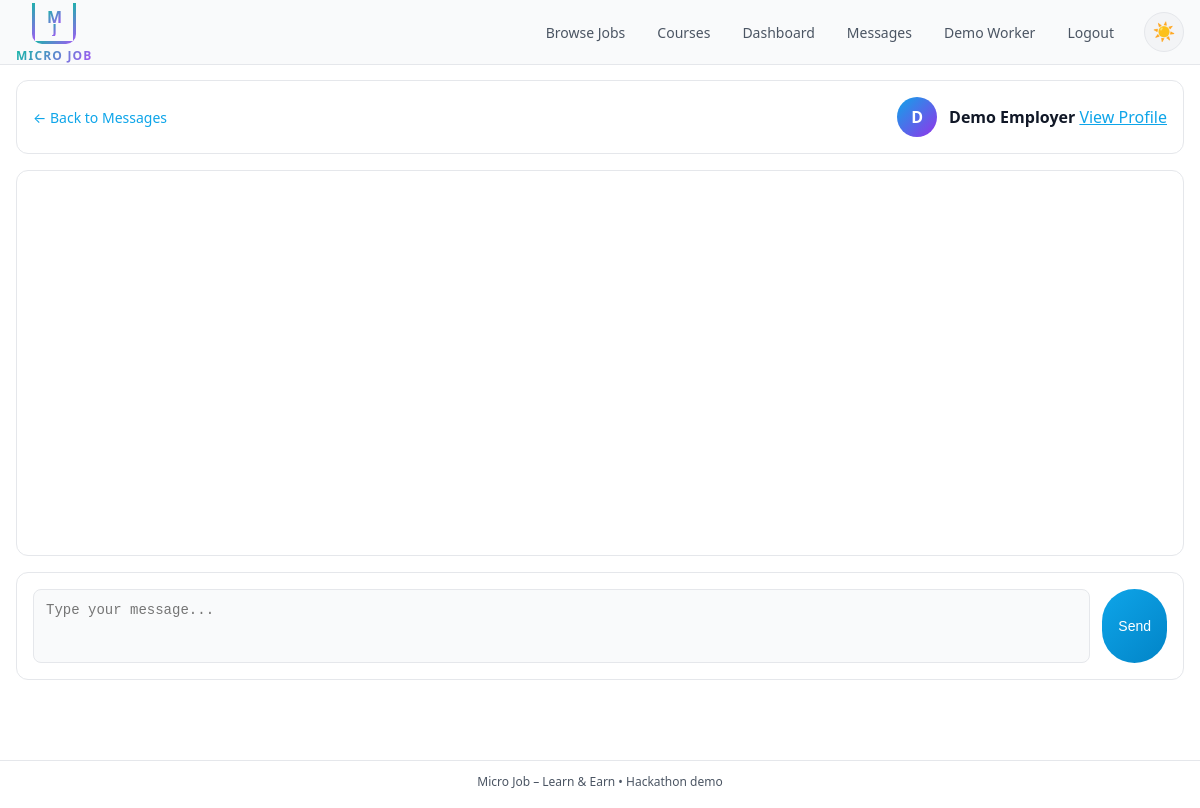
The page /messages/1?task_id=24 (signed in) on the database its author committed.
### app.py (models this page shows, shortened)
class User(db.Model):
    id = db.Column(db.Integer, primary_key=True)
    name = db.Column(db.String(120), nullable=False)
    email = db.Column(db.String(120), unique=True, nullable=False)
    password_hash = db.Column(db.String(200), nullable=False)
    role = db.Column(db.String(20), nullable=False)
    skills = db.Column(db.String(200))
    bio = db.Column(db.Text)
    avatar = db.Column(db.String(200))
    location = db.Column(db.String(100))
    created_at = db.Column(db.DateTime, default=datetime.utcnow)
    tasks_posted = db.relationship('Task', backref='employer', foreign_keys='Task.employer_id')
    tasks_taken  = db.relationship('Task', backref='worker', foreign_keys='Task.worker_id')
    bids = db.relationship('Bid', backref='worker', lazy=True)
    reviews_received = db.relationship('Review', backref='reviewee', foreign_keys='Review.reviewee_id')
    reviews_given = db.relationship('Review', backref='reviewer', foreign_keys='Review.reviewer_id')
    sent_messages = db.relationship('Message', backref='sender', foreign_keys='Message.sender_id')
    received_messages = db.relationship('Message', backref='receiver', foreign_keys='Message.receiver_id')

### app.py (the view, shortened to what this page needs)
@app.route('/messages/<int:partner_id>', methods=['GET', 'POST'])
def conversation(partner_id):
    user = current_user()
    if not user:
        flash('Please log in to view messages.', 'error')
        return redirect(url_for('login'))
    partner = User.query.get_or_404(partner_id)
    Message.query.filter_by(
        sender_id=partner_id,
        receiver_id=user.id,
        is_read=False
    ).update({'is_read': True})
    db.session.commit()
    messages = Message.query.filter(
        ((Message.sender_id == user.id) & (Message.receiver_id == partner_id)) |
        ((Message.sender_id == partner_id) & (Message.receiver_id == user.id))
    ).order_by(Message.created_at.asc()).all()
    return render_template('conversation.html', user=user, partner=partner, messages=messages)

### app.py (called while the page is built)
def current_user():
    if 'user_id' in session:
        return User.query.get(session['user_id'])
    return None

### templates/conversation.html (shortened to what this page needs)
{% extends "base.html" %}
{% block content %}
<div class="conversation-wrapper">
  <div class="conversation-header-bar">
    <a href="{{ url_for('messages') }}" class="back-link">← Back to Messages</a>
    <div class="conversation-partner">
      <div class="conversation-avatar-small">{{ partner.name[0].upper() }}</div>
      <div>
        <strong>{{ partner.name }}</strong>
        <a href="{{ url_for('profile', user_id=partner.id) }}" class="link">View Profile</a>
      </div>
    </div>
  </div>
  <div class="messages-container">
  </div>
  <form method="post" class="message-form">
    <div class="message-input-wrapper">
      <textarea name="content" rows="3" placeholder="Type your message..." required></textarea>
      <button type="submit" class="btn-primary">Send</button>
    </div>
  </form>
</div>
{% endblock %}

### templates/base.html (shortened to what this page needs)
<!DOCTYPE html>
<html lang="en" data-theme="dark">
<head>
  <link rel="stylesheet" href="{{ url_for('static', filename='style.css') }}">
</head>
<body>
  <header class="topbar">
    <a href="{{ url_for('index') }}" class="logo">
      <div class="logo-container">
        <div class="logo-square">
          <div class="logo-letters">
            <span class="logo-m">M</span>
            <span class="logo-j">J</span>
          </div>
        </div>
        <div class="logo-main-text">MICRO JOB</div>
      </div>
    </a>
    <nav class="nav-links">
      <a href="{{ url_for('index') }}">Browse Jobs</a>
      <a href="{{ url_for('courses') }}">Courses</a>
      {% if user %}
        <a href="{{ url_for('dashboard') }}">Dashboard</a>
        <a href="{{ url_for('messages') }}">Messages</a>
        <a href="{{ url_for('profile', user_id=user.id) }}">{{ user.name }}</a>
        <a href="{{ url_for('logout') }}">Logout</a>
      {% else %}
        <a href="{{ url_for('login') }}">Login</a>
        <a href="{{ url_for('register') }}">Sign Up</a>
      {% endif %}
      <button class="theme-toggle" id="theme-toggle" aria-label="Toggle theme">
        <span id="theme-icon">🌙</span>
      </button>
    </nav>
  </header>
  <main class="container">
    {% block content %}{% endblock %}
  </main>
  <footer class="footer">
    <span>Micro Job – Learn &amp; Earn • Hackathon demo</span>
  </footer>
</body>
</html>

### rows shown on the page
User: name "Demo Worker"
User: name "D", name "Demo Employer"
